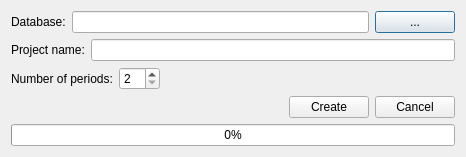
<?xml version="1.0" encoding="UTF-8"?>
<ui version="4.0">
 <class>prjmancreatedb</class>
 <widget class="QDialog" name="prjmancreatedb">
  <property name="geometry">
   <rect>
    <x>0</x>
    <y>0</y>
    <width>466</width>
    <height>154</height>
   </rect>
  </property>
  <property name="windowTitle">
   <string>Dialog</string>
  </property>
  <layout class="QVBoxLayout" name="verticalLayout">
   <item>
    <layout class="QHBoxLayout" name="horizontalLayout">
     <item>
      <widget class="QLabel" name="label">
       <property name="text">
        <string>Database:</string>
       </property>
      </widget>
     </item>
     <item>
      <widget class="QLineEdit" name="txtdir"/>
     </item>
     <item>
      <widget class="QPushButton" name="cmdbrowse">
       <property name="text">
        <string>...</string>
       </property>
      </widget>
     </item>
    </layout>
   </item>
   <item>
    <layout class="QHBoxLayout" name="horizontalLayout_2">
     <item>
      <widget class="QLabel" name="label_2">
       <property name="text">
        <string>Project name:</string>
       </property>
      </widget>
     </item>
     <item>
      <widget class="QLineEdit" name="txtprj"/>
     </item>
    </layout>
   </item>
   <item>
    <layout class="QHBoxLayout" name="horizontalLayout_3">
     <item>
      <widget class="QLabel" name="label_3">
       <property name="text">
        <string>Number of periods:</string>
       </property>
      </widget>
     </item>
     <item>
      <widget class="QSpinBox" name="spinBox">
       <property name="minimum">
        <number>2</number>
       </property>
       <property name="maximum">
        <number>12</number>
       </property>
      </widget>
     </item>
     <item>
      <spacer name="horizontalSpacer_2">
       <property name="orientation">
        <enum>Qt::Horizontal</enum>
       </property>
       <property name="sizeHint" stdset="0">
        <size>
         <width>40</width>
         <height>20</height>
        </size>
       </property>
      </spacer>
     </item>
    </layout>
   </item>
   <item>
    <layout class="QHBoxLayout" name="horizontalLayout_4">
     <item>
      <spacer name="horizontalSpacer">
       <property name="orientation">
        <enum>Qt::Horizontal</enum>
       </property>
       <property name="sizeHint" stdset="0">
        <size>
         <width>40</width>
         <height>20</height>
        </size>
       </property>
      </spacer>
     </item>
     <item>
      <widget class="QPushButton" name="cmdcreate">
       <property name="text">
        <string>Create</string>
       </property>
       <property name="icon">
        <iconset resource="../images/images.qrc">
         <normaloff>:/images2/new/dbcopy.png</normaloff>:/images2/new/dbcopy.png</iconset>
       </property>
      </widget>
     </item>
     <item>
      <widget class="QPushButton" name="cmdcancel">
       <property name="text">
        <string>Cancel</string>
       </property>
       <property name="icon">
        <iconset resource="../images/images.qrc">
         <normaloff>:/images2/new/cancel.png</normaloff>:/images2/new/cancel.png</iconset>
       </property>
      </widget>
     </item>
    </layout>
   </item>
   <item>
    <widget class="QProgressBar" name="progressBar">
     <property name="value">
      <number>0</number>
     </property>
    </widget>
   </item>
  </layout>
 </widget>
 <resources>
  <include location="../images/images.qrc"/>
 </resources>
 <connections/>
</ui>
